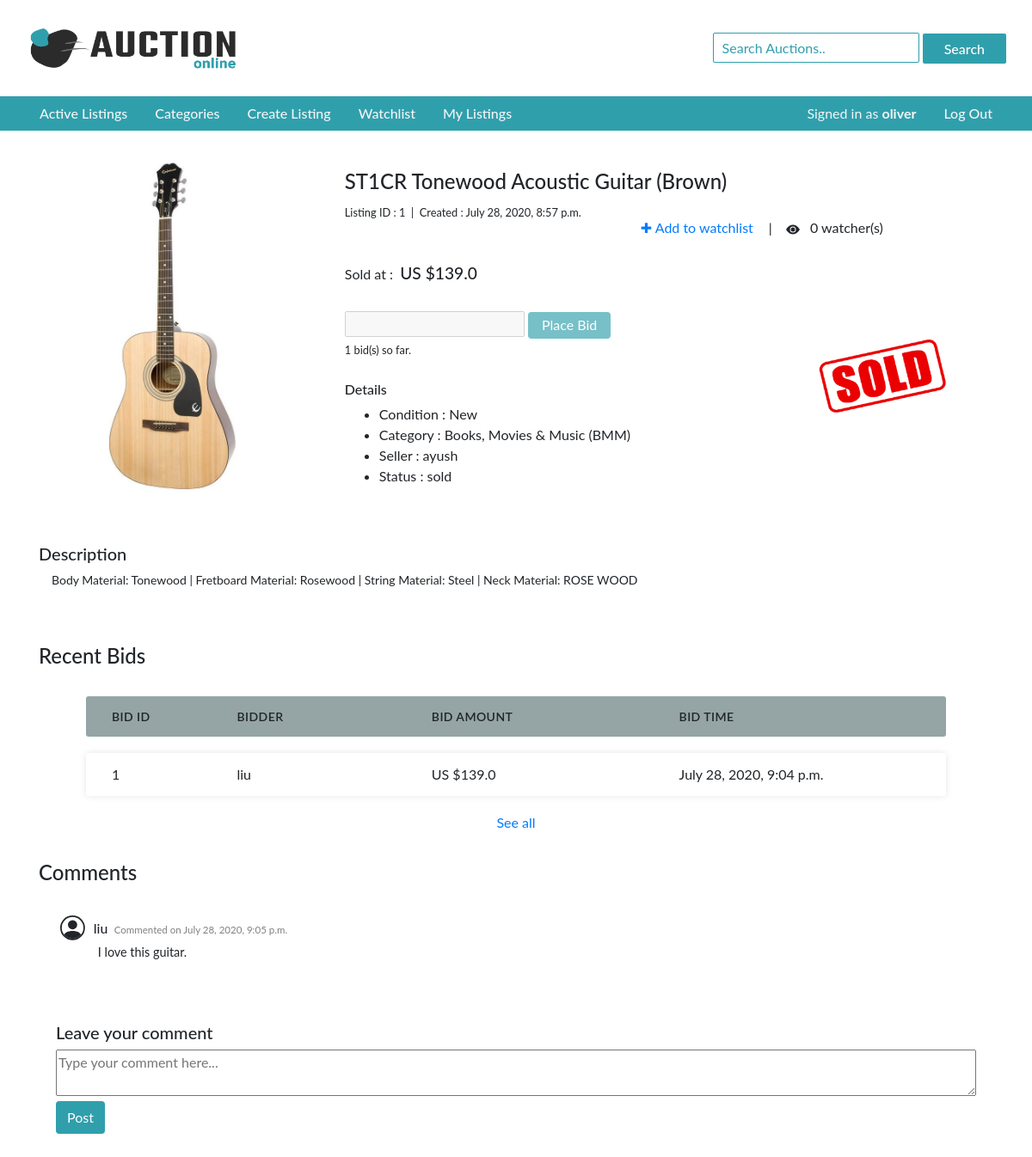
/listing/1/bid/sold (signed in), run on the app's committed database.
### auctions/models.py (models this page shows, shortened)
class User(AbstractUser):
    watchlist = models.ManyToManyField(Listing, blank=True, related_name="watchers")
    listing = models.ManyToManyField(Listing, blank=True, related_name="creater")
    bought_items = models.ManyToManyField(Listing, blank=True, related_name="buyer")
    def __str__(self):
        return f"{self.username}"

class Listing(models.Model):
    title = models.CharField(max_length=130)
    description = models.TextField(max_length=208)
    image = models.CharField(max_length=1000, blank=True)
    category = models.ForeignKey(Category, on_delete=models.CASCADE, related_name="listing")
    starting_bid = models.FloatField()
    current_bid = models.FloatField()
    condition = models.CharField(max_length=5)
    status = models.CharField(max_length=15, default='active')
    create_time = models.DateTimeField(datetime.now())

class Category(models.Model):
    code = models.CharField(max_length=3)
    name = models.CharField(max_length=45)
    def __str__(self):
        return f"{self.name} ({self.code})"

class UserBid(models.Model):
    bidder = models.ForeignKey(User, on_delete=models.CASCADE, related_name="user_bid")
    listing = models.ManyToManyField(Listing, related_name="bids")
    bid = models.FloatField()
    time = models.DateTimeField(datetime.now)

class UserComment(models.Model):
    commenter = models.ForeignKey(User, on_delete=models.CASCADE, related_name="user_comment")
    listing = models.ManyToManyField(Listing, related_name="comments")
    comment = models.TextField()
    time = models.DateTimeField(datetime.now)

### auctions/views.py (the view)
# urls.py: path("listing/<int:id>", views.listing, name="listing"),
def listing(request, id, status="None"):
    list_item = Listing.objects.get(id=id)
    watchlist = ""
    watchers_count = list_item.watchers.count()
    no_of_bids = UserBid.objects.filter(listing=list_item).count()
    bids = UserBid.objects.filter(listing=list_item).all().order_by('-id')[:5]
    comments = UserComment.objects.filter(listing=list_item).all().order_by('-id')
    creater = list_item.creater.get()
    outbid = ""
    if request.user.is_authenticated:
        if (no_of_bids > 0):
            userBids = UserBid.objects.filter(bidder=request.user, listing=list_item)
            if userBids:
                userBid = max([userBid.bid for userBid in userBids])
                if userBid == list_item.current_bid:
                    outbid = "no"
                else:
                    outbid = "yes"
    if list_item.status == "sold":
        if request.user == list_item.buyer.get():
            success = True
            message = "Congratulations! you have won this auction."
        else:
            success = False
            message = ""
    else:
        success = False
        message = ""
    if request.user == creater:
        creater_view = True
    else:
        creater_view = False
    if request.user.is_authenticated:
        watchlist = request.user.watchlist.filter(id=id).first()
    if status == "success":
        success = True
        message = "Congratulations! You have successfully placed your bid."
    elif status == "error_code1":
        success = False
        message = f"Error: Bid amount must be greater than or equal to US ${list_item.starting_bid}"
    elif status == "error_code2":
        success = False
        message = f"Error: Bid amount must be greater than US ${list_item.current_bid}"
    elif status == "error_code3":
        success = False
        message = "There was an error while placing your bid."
    return render(request, "auctions/listing.html", {
        "list":list_item,
        "creater":creater,
        "watchlist":watchlist,
        "watchers_count":watchers_count,
        "outbid":outbid,
        "no_of_bids":no_of_bids,
        "bids":bids,
        "comments":comments,
        "creater_view":creater_view,
        "success":success,
        "message":message
    })

### auctions/templates/auctions/listing.html (shortened to what this page needs)
{% extends 'auctions/layout.html' %}
{% load static %}
{% block body %}
    <div class="container">
        <div class="listing-upper">
            <div class="listing-left">
                <center>
                    <img src="{% static list.image %}">
                </center>
            </div>
            <div class="listing-right">
                <div class="top">
                    <h4>{{list.title}}</h4>
                    <small>Listing ID : {{list.id}}&nbsp;&nbsp;|&nbsp;&nbsp;Created : {{list.create_time}}</small><br>
                    <div class="watchlist-div">
                        <div>
                            <span>
                                {% if watchlist %}
                                    <form action="{% url 'remove_watchlist' %}" method="POST">
                                        {% csrf_token %}
                                        <input type="hidden" name="id" value="{{list.id}}">
                                        <input type="hidden" name="origin" value="listing/{{list.id}}">
                                        <button type="submit" class="hid-btn">
                                            <span style="font-weight: bolder;">&#10003;</span> Added to watchlist
                                        </button>
                                    </form>
                                {% else %}
                                    <form action="{% url 'add_watchlist' %}" method="POST">
                                        <button type="submit" class="hid-btn">&#10010; Add to watchlist</button>
                                    </form>
                                {% endif %}
                        </div>
                        <div>
                        </span>&emsp;|&emsp;
                            <svg width="1em" height="1em" viewBox="0 0 16 16" class="bi bi-eye-fill" fill="currentColor" xmlns="http://www.w3.org/2000/svg">
                                <path d="M10.5 8a2.5 2.5 0 1 1-5 0 2.5 2.5 0 0 1 5 0z"/>
                                <path fill-rule="evenodd" d="M0 8s3-5.5 8-5.5S16 8 16 8s-3 5.5-8 5.5S0 8 0 8zm8 3.5a3.5 3.5 0 1 0 0-7 3.5 3.5 0 0 0 0 7z"/>
                              </svg>
                            &ensp;<span class="watch">{{watchers_count}} watcher(s)</span>
                        </div>
                    </div>
                    <div class="regular-div">
                        <div class="info-div">
                            <br>
                            {% if list.status == 'sold' %}
                                Sold at :
                            {% elif list.status == 'active' %}
                                Current bid :
                            {% else %}
                                Price :
                            {% endif %}
                            &nbsp;<span class="price">US ${{list.current_bid}}</span><br>
                            {% if outbid == 'yes' %}
                                <small>You have been outbid.</small>
                            {% elif outbid == 'no' %}
                                <small>You are the highest bidder.</small>
                            {% else %}
                                <small>&nbsp;</small>
                            {% endif %}
                            <form action="{% url 'place_bid' list.id %}" class="bid-form" method="POST">
                                {% if list.status == "active" %}
                                    <input type="number" name="bid" required="required">
                                    <input type="submit" class="btn Button" value="Place Bid">
                                {% else %}
                                    {% if list.starting_bid == list.current_bid %}
                                        <input type="number" name="bid" min="{{list.starting_bid}}" disabled>
                                    {% elif list.starting_bid < list.current_bid %}
                                        <input type="number" name="bid" min="{{list.current_bid | add:'1'}}" disabled>
                                    {% endif %}
                                    <input type="submit" class="btn Button" value="Place Bid" disabled>
                                {% endif %}
                            </form>
                            <small>{{no_of_bids}} bid(s) so far.</small>
                            <br><br>
                            <h6>Details</h6>
                            <ul>
                                <li>Condition : {{list.condition}}</li>
                                <li>Category : {{list.category}}</li>
                                <li>Seller : {{creater}}</li>
                                <li>Status : {{list.status}}</li>
                            </ul><br>
                        </div>
                        {% if list.status == "sold" %}
                            <div class="sold-div">
                                <img src="{% static 'auctions/Images/sold.png' %}">
                            </div>
                        {% elif list.status == "unsold" %}
                            <div class="sold-div">
                                <img src="{% static 'auctions/Images/unsold.png' %}">
                            </div>
                        {% endif %}
                    </div>
                </div>
            </div>
        </div>
        <div class="listing-middle">
            <h5>Description</h5>
            <p id="listing-description">{{list.description}}</p>
        </div>
        <div class="listing-lower">
            <h4>
                <form action="{% url 'auction_command' %}" method="POST">
                    Recent Bids&nbsp;&nbsp;
                </form>
            </h4>
            <br>
            <div class="bids-div">
                <ul class="responsive-table">
                    <li class="table-header">
                        <div class="col col-1">Bid Id</div>
                        <div class="col col-2">Bidder</div>
                        <div class="col col-3">Bid Amount</div>
                        <div class="col col-4">Bid Time</div>
                    </li>
                    {% for bid in bids %}
                        <li class="table-row">
                            <div class="col col-1" data-label="Bid Id">{{bid.id}}</div>
                            <div class="col col-2" data-label="Bidder">{{bid.bidder}}</div>
                            <div class="col col-3" data-label="Bid Amount">US ${{bid.bid}}</div>
                            <div class="col col-4" data-label="Bid Time">{{bid.time}}</div>
                        </li>
                    {% empty %}
                        <center>No bids yet.</center>
                    {% endfor %}
                </ul>
            </div>
            {% if bids %}
                <center>
                    <a href="{% url 'bids' list.id %}">See all</a>
                </center>
            {% endif %}
        </div>
        <div class="listing-far-lower">
            <h4>Comments</h4>
            {% for comment in comments %}
                <div class="comment-div">
                    <div>
                    </div>
                    <div>
                        <div class="comment-user">
                            <span>{{comment.commenter}}</span>&nbsp;
                            <small>Commented on&nbsp;{{comment.time}}</small>
                        </div>
                        <div class="comment-data">{{comment.comment}}</div>
                    </div>
                </div>
            {% empty %}
                    <span id="ncy">No comments yet.</span>
            {% endfor %}
            <div class="add-comment-div">
                <h5>Leave your comment</h5>
                <div>
                    <form action="{% url 'add_comment' %}" method="POST">
                        <textarea name="comment" placeholder="Type your comment here..." required="required"></textarea>
                        <input type="submit" class="btn Button" value="Post">
                    </form>
                </div>
            </div>
        </div>
    </div>
{% endblock %}

### auctions/templates/auctions/layout.html (shortened to what this page needs)
{% load static %}
<!DOCTYPE html>
<html lang="en">
    <head>
        <link rel="stylesheet" href="https://stackpath.bootstrapcdn.com/bootstrap/4.4.1/css/bootstrap.min.css">
        <link href="{% static 'auctions/styles.css' %}" rel="stylesheet">
    </head>
    <body>
        <div class="navbar">
            <div class="logo left-nav">
                <a href="{% url 'index' %}">
                    <img src="{% static 'auctions/images/auction_logo.png' %}" height="52px" width="250px">
                </a>
            </div>
            <div class="right-nav">
                <form action="{% url 'search' %}" method="GET">
                    <input type="text" name="query" placeholder="Search Auctions.." value="{{query | default:''}}" required="required">
                    <input type="submit" value="Search" class="btn search-btn Button">
                </form>
            </div>
        </div>
        <div class="menu">
            <div class="left-menu">
                <div>
                    <ul class="nav">
                        <li class="nav-item">
                            <a class="nav-link" href="{% url 'index' %}">Active Listings</a>
                        </li>
                        <li class="nav-item">
                            <a class="nav-link" href="{% url 'categories' %}">Categories</a>
                        </li>
                        <li class="nav-item">
                            <a class="nav-link" href="{% url 'create' %}">Create Listing</a>
                        </li>
                        {% if user.is_authenticated %}
                            <li class="nav-item">
                                <a class="nav-link" href="{% url 'watchlist' %}">Watchlist</a>
                            </li>
                            <li class="nav-item">
                                <a class="nav-link" href="{% url 'my_listing' %}">My Listings</a>
                            </li>
                        {% endif %}
                    </ul>
                </div>
            </div>
            <div class="right-menu nav">
                {% if user.is_authenticated %}
                    <li class="nav-item">
                        <span class="nav-link">
                            Signed in as <strong>{{ user.username }}</strong>
                        </span>
                    </li>
                    <li class="nav-item">
                        <a class="nav-link" href="{% url 'logout' %}">Log Out</a>
                    </li>
                {% endif %}
            </div>
        </div>
        {% block body %}
        {% endblock %}
    </body>
</html>

### data on the page
User: username "oliver"
Listing: image (picture), title "ST1CR Tonewood Acoustic Guitar (Brown)", id "1", create_time "July 28, 2020, 8:57 p.m.", current_bid "139.0", condition "New", category "Books, Movies & Music (BMM)", status "sold", description "Body Material: Tonewood | Fretboard Material: Rosewood | String Material: Steel | Neck Material: ROSE WOOD"
User: username "ayush"
UserBid: id "1", bidder "liu", bid "139.0", time "July 28, 2020, 9:04 p.m."
UserComment: commenter "liu", time "July 28, 2020, 9:05 p.m.", comment "I love this guitar."

### other printed values
{{ watchers_count }} "0"
{{ no_of_bids }} "1"
